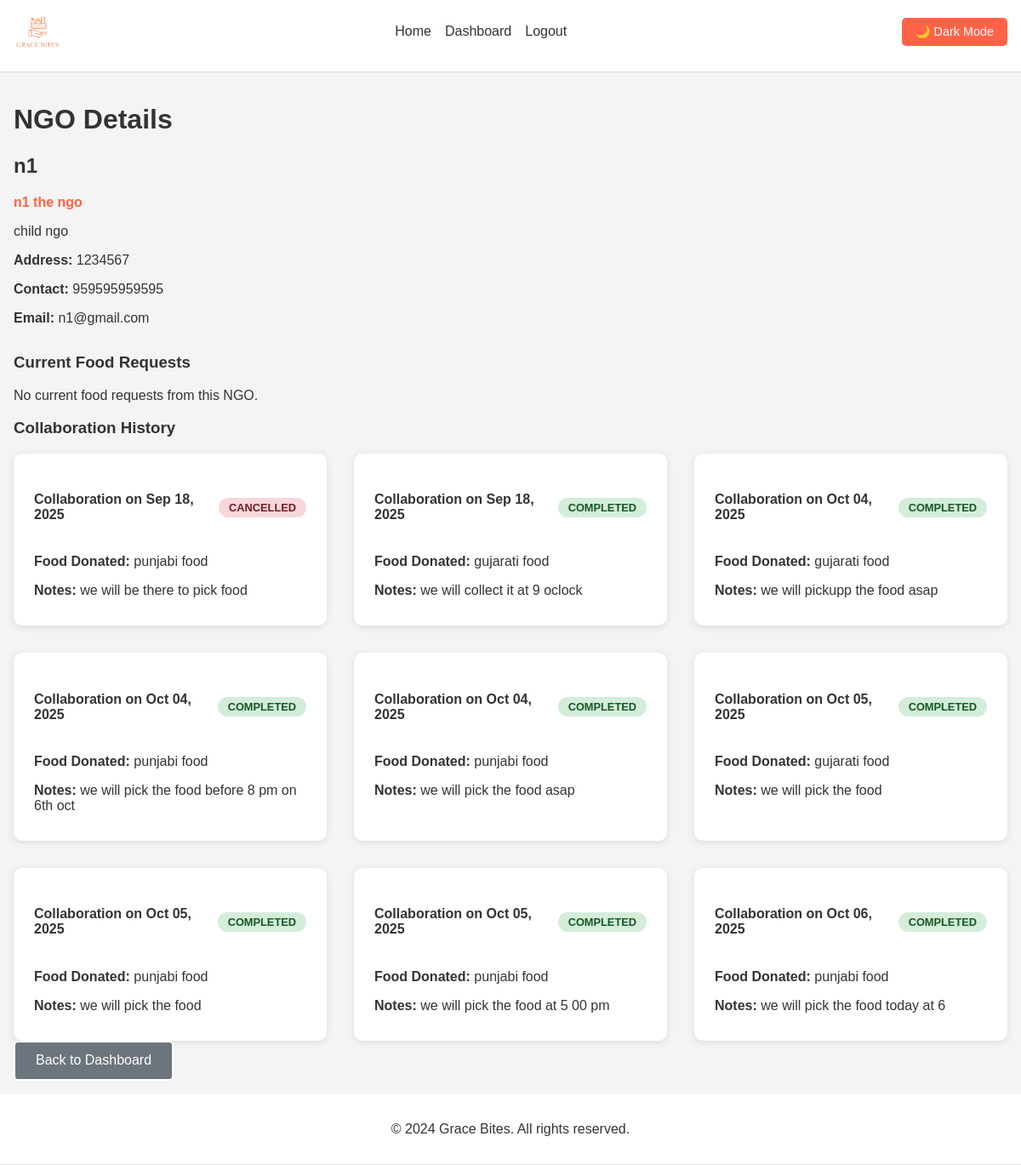
The app's page /eventplanner/ngo-details-from-event/5/ (signed in) with its own data.
### accounts/models.py (models this page shows, shortened)
class User(AbstractUser):
    class Role(models.TextChoices):
        ADMIN = "ADMIN", "Admin"
        RESTAURANT = "RESTAURANT", "Restaurant"
        NGO = "NGO", "Ngo"
        EVENTPLANNER = "EVENTPLANNER", "Event Planner"
    role = models.CharField(max_length=50, choices=Role.choices, default=Role.RESTAURANT)

### core/models.py (models this page shows, shortened)
class NGOProfile(models.Model):
    user = models.OneToOneField(settings.AUTH_USER_MODEL, on_delete=models.CASCADE, related_name='ngo_profile')
    organization_name = models.CharField(max_length=255)
    address = models.CharField(max_length=255)
    contact_number = models.CharField(max_length=20)
    profile_picture = models.ImageField(upload_to='ngo_profile_pics/', null=True, blank=True)
    mission_statement = models.TextField(blank=True)
    description = models.TextField(blank=True)
    target_beneficiaries = models.CharField(max_length=255, blank=True)

class Collaboration(models.Model):
    STATUS_CHOICES = [
        ('PENDING', 'Pending'),
        ('ACTIVE', 'Active'),
        ('COMPLETED', 'Completed'),
        ('CANCELLED', 'Cancelled'),
    ]
    donor = models.ForeignKey(settings.AUTH_USER_MODEL, related_name='donor_collaborations', on_delete=models.CASCADE)
    ngo = models.ForeignKey(settings.AUTH_USER_MODEL, related_name='ngo_collaborations', on_delete=models.CASCADE)
    food_donation = models.ForeignKey(FoodDonation, on_delete=models.CASCADE, null=True, blank=True)
    food_request = models.ForeignKey(FoodRequest, on_delete=models.CASCADE, null=True, blank=True)
    status = models.CharField(max_length=20, choices=STATUS_CHOICES, default='PENDING')
    collaboration_date = models.DateTimeField(auto_now_add=True)
    notes = models.TextField(blank=True)
    people_served = models.PositiveIntegerField(null=True, blank=True, help_text="Number of people served when donation is completed")
    completion_date = models.DateTimeField(null=True, blank=True)

class FoodDonation(models.Model):
    donor = models.ForeignKey(settings.AUTH_USER_MODEL, on_delete=models.CASCADE, related_name='food_donations')
    food_type = models.CharField(max_length=100)
    quantity = models.CharField(max_length=50)
    description = models.TextField()
    expiry_date = models.DateTimeField()
    location = models.CharField(max_length=255)
    image = models.ImageField(upload_to='food_donations/', null=True, blank=True)
    posted_at = models.DateTimeField(auto_now_add=True)
    is_accepted = models.BooleanField(default=False)
    is_available = models.BooleanField(default=True)
    class Meta:
        ordering = ['-posted_at']

### eventplanner/views.py (the view)
# urls.py: path('ngo-details-from-event/<int:ngo_id>/', views.view_ngo_details_from_event, name='view_ngo_details_from_event'),
@login_required
def view_ngo_details_from_event(request, ngo_id):
    ngo = get_object_or_404(User, id=ngo_id, role=User.Role.NGO)
    ngo_requests = FoodRequest.objects.filter(requester=ngo)
    collaborations = Collaboration.objects.filter(
        Q(donor=request.user, ngo=ngo) | Q(donor=ngo, ngo=request.user)
    )
    try:
        ngo_profile = NGOProfile.objects.get(user=ngo)
    except NGOProfile.DoesNotExist:
        try:
            from core.models import UserProfile
            ngo_profile = UserProfile.objects.get(user=ngo)
        except:
            ngo_profile = None
    return render(request, 'eventplanner/ngo_details_from_event.html', {
        'ngo': ngo,
        'ngo_profile': ngo_profile,
        'ngo_requests': ngo_requests,
        'collaborations': collaborations
    })

### templates/eventplanner/ngo_details_from_event.html (shortened to what this page needs)
{% extends 'base.html' %}
{% block content %}
<div class="container">
    <div class="ngo-details-container">
        <h1>NGO Details</h1>
        <div class="ngo-info">
            <h2>{{ ngo.username }}</h2>
            {% if ngo_profile %}
                {% if ngo_profile.organization_name %}
                    <p class="org-name">{{ ngo_profile.organization_name }}</p>
                {% endif %}
                {% if ngo_profile.description %}
                    <p class="description">{{ ngo_profile.description }}</p>
                {% endif %}
                <div class="contact-info">
                    <p><strong>Address:</strong> {{ ngo_profile.address }}</p>
                    <p><strong>Contact:</strong> {{ ngo_profile.contact_number }}</p>
                    <p><strong>Email:</strong> {{ ngo.email }}</p>
                </div>
            {% else %}
                <div class="contact-info">
                    <p><strong>Address:</strong> Not specified</p>
                    <p><strong>Contact:</strong> Not specified</p>
                    <p><strong>Email:</strong> {{ ngo.email }}</p>
                </div>
            {% endif %}
        </div>
        <div class="ngo-requests">
            <h3>Current Food Requests</h3>
            {% if ngo_requests %}
                <div class="requests-grid">
                    {% for request in ngo_requests %}
                    <div class="request-card">
                        <div class="request-header">
                            <h4>{{ request.food_type }}</h4>
                            <span class="status {{ request.status|lower }}">{{ request.status }}</span>
                        </div>
                        <div class="request-details">
                            <p><strong>Quantity:</strong> {{ request.quantity_required }}</p>
                            <p><strong>Location:</strong> {{ request.location }}</p>
                            <p><strong>Timing:</strong> {{ request.required_timing|date:"M d, Y H:i" }}</p>
                            {% if request.description %}
                                <p><strong>Description:</strong> {{ request.description }}</p>
                            {% endif %}
                        </div>
                    </div>
                    {% endfor %}
                </div>
            {% else %}
                <p>No current food requests from this NGO.</p>
            {% endif %}
        </div>
        <div class="collaborations">
            <h3>Collaboration History</h3>
            {% if collaborations %}
                <div class="collaborations-grid">
                    {% for collaboration in collaborations %}
                    <div class="collaboration-card">
                        <div class="collaboration-header">
                            <h4>Collaboration on {{ collaboration.collaboration_date|date:"M d, Y" }}</h4>
                            <span class="status {{ collaboration.status|lower }}">{{ collaboration.status }}</span>
                        </div>
                        <div class="collaboration-details">
                            {% if collaboration.food_donation %}
                                <p><strong>Food Donated:</strong> {{ collaboration.food_donation.food_type }}</p>
                            {% endif %}
                            {% if collaboration.notes %}
                                <p><strong>Notes:</strong> {{ collaboration.notes }}</p>
                            {% endif %}
                        </div>
                    </div>
                    {% endfor %}
                </div>
            {% else %}
                <p>No collaboration history with this NGO.</p>
            {% endif %}
        </div>
        <div class="actions">
            <a href="{% url 'eventplanner_dashboard' %}" class="btn btn-secondary">Back to Dashboard</a>
        </div>
    </div>
</div>
{% endblock %}

### static/css/style.css (style rules this page uses)
body { font-family: Arial, sans-serif; margin: 0; padding: 0; transition: background-color 0.3s, color 0.3s; }
a { text-decoration: none; }
body.light-theme { background-color: #f4f4f4; color: #333; }
.btn { background-color: #ff6347; color: #fff; padding: 0.8rem 1.5rem; border-radius: 5px; font-size: 1rem; transition: background-color 0.3s; border: none; cursor: pointer; text-decoration: none; display: inline-block; }
.btn-secondary { background-color: transparent; color: #fff; border: 2px solid #fff; }
.org-name { color: #ff6347; font-weight: bold; }
.collaborations-grid { display: grid; grid-template-columns: repeat(auto-fit, minmax(350px, 1fr)); gap: 2rem; }
.collaboration-card { background: #fff; border-radius: 10px; box-shadow: 0 2px 10px rgba(0, 0, 0, 0.1); padding: 1.5rem; transition: transform 0.3s ease; }
.light-theme .collaboration-card { background: #fff; }
.collaboration-header { display: flex; justify-content: space-between; align-items: center; margin-bottom: 1rem; }
.collaboration-details p { margin-bottom: 0.5rem; color: inherit; }
.status { padding: 0.25rem 0.75rem; border-radius: 20px; font-size: 0.8rem; font-weight: bold; text-transform: uppercase; }
.status.cancelled { background: #f8d7da; color: #721c24; }
.status.completed { background: #d4edda; color: #155724; }
.btn-secondary { background-color: #6c757d; }
.ngo-info, .restaurant-info { margin-bottom: 2rem; }

### records on screen
User: username "n1", email "n1@gmail.com"
NGOProfile: organization_name "n1 the ngo", description "child ngo", address "1234567", contact_number "959595959595"
Collaboration: collaboration_date "Sep 18, 2025", status "CANCELLED", food_donation.food_type "punjabi food", notes "we will be there to pick food"
Collaboration: collaboration_date "Sep 18, 2025", status "COMPLETED", food_donation.food_type "gujarati food", notes "we will collect it at 9 oclock"
Collaboration: collaboration_date "Oct 04, 2025", status "COMPLETED", food_donation.food_type "gujarati food", notes "we will pickupp the food asap"
Collaboration: collaboration_date "Oct 04, 2025", status "COMPLETED", food_donation.food_type "punjabi food", notes "we will pick the food before 8 pm on 6th oct"
Collaboration: collaboration_date "Oct 04, 2025", status "COMPLETED", food_donation.food_type "punjabi food", notes "we will pick the food asap"
Collaboration: collaboration_date "Oct 05, 2025", status "COMPLETED", food_donation.food_type "gujarati food", notes "we will pick the food"
Collaboration: collaboration_date "Oct 05, 2025", status "COMPLETED", food_donation.food_type "punjabi food", notes "we will pick the food"
Collaboration: collaboration_date "Oct 05, 2025", status "COMPLETED", food_donation.food_type "punjabi food", notes "we will pick the food at 5 00 pm"
Collaboration: collaboration_date "Oct 06, 2025", status "COMPLETED", food_donation.food_type "punjabi food", notes "we will pick the food today at 6"
